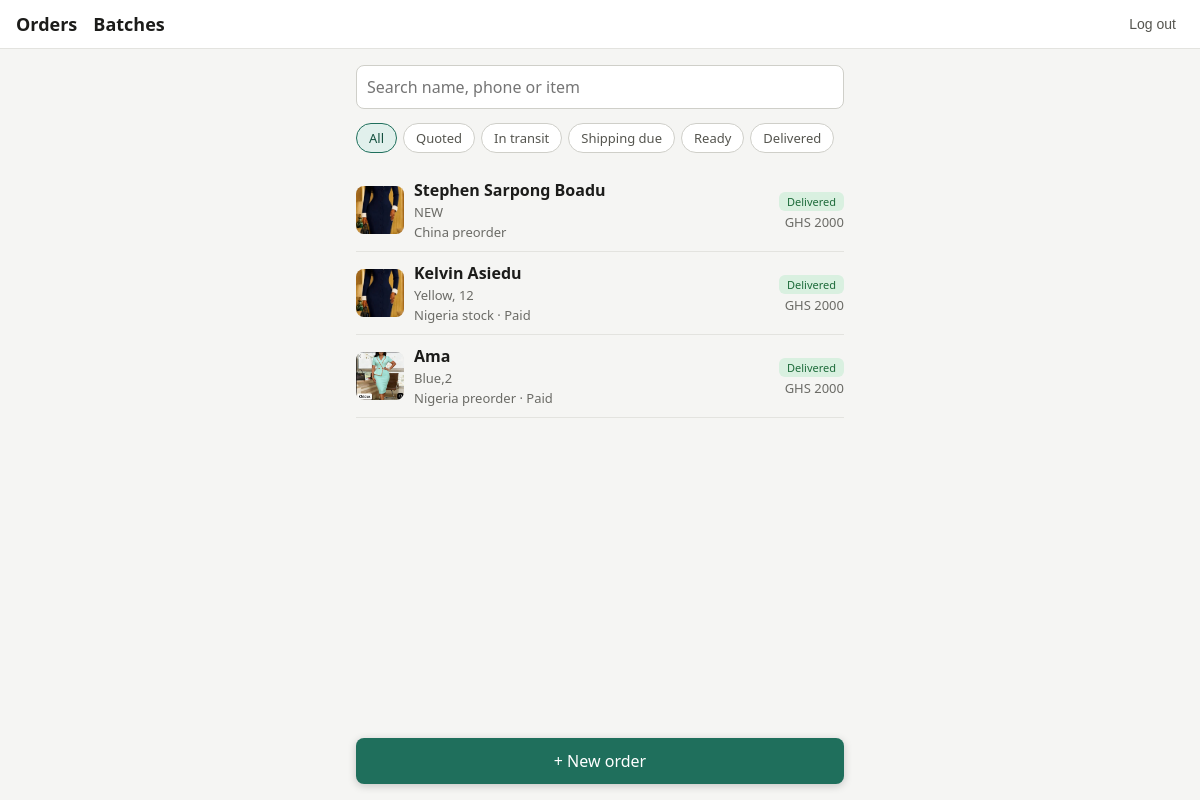
Before: / (signed in) with the older database file.
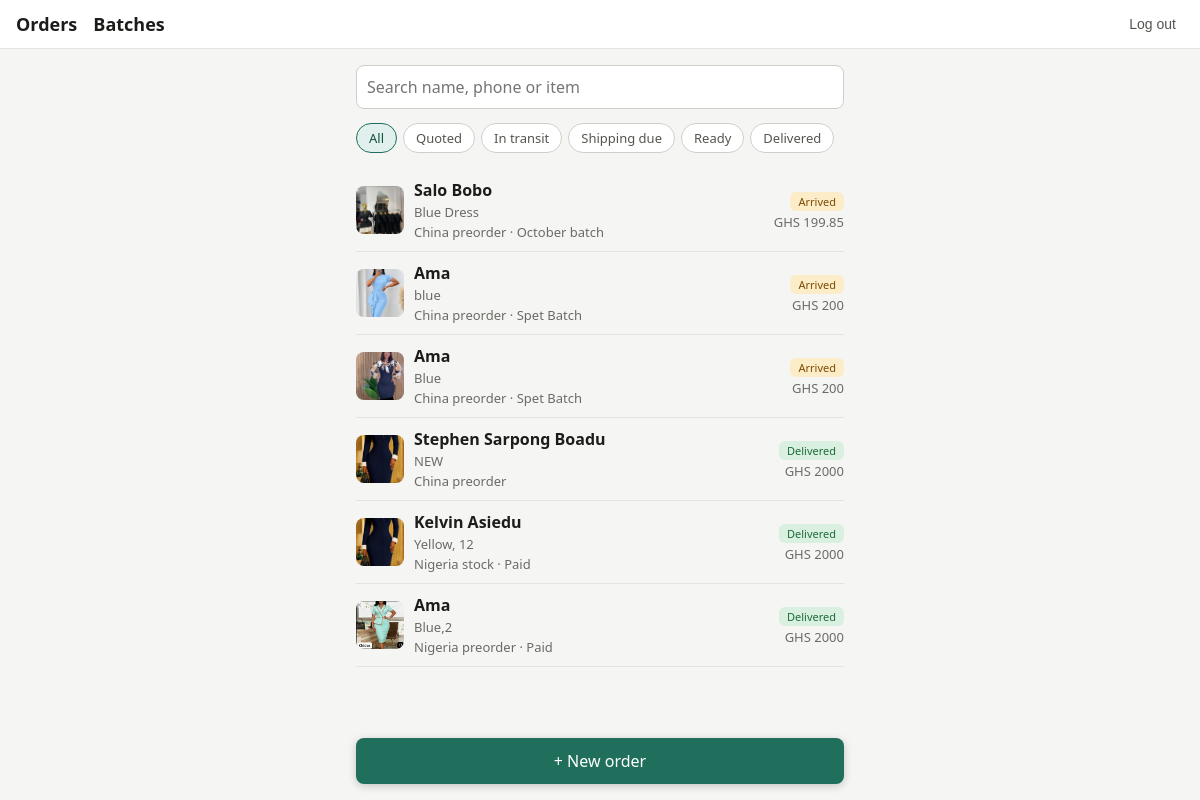
After: the same page with the newer database file.
### orders/models.py (models this page shows, shortened)
class Order(models.Model):
    class SourceType(models.TextChoices):
        CHINA_PREORDER = "china_preorder", "China preorder"
        NIGERIA_PREORDER = "nigeria_preorder", "Nigeria preorder"
        NIGERIA_STOCK = "nigeria_stock", "Nigeria stock"
    class Stage(models.TextChoices):
        REQUESTED = "requested", "Requested"
        QUOTED = "quoted", "Quoted"
        PAID = "paid", "Paid"
        PURCHASED = "purchased", "Purchased"
        IN_TRANSIT = "in_transit", "In transit"
        ARRIVED = "arrived", "Arrived"
        SHIPPING_PAID = "shipping_paid", "Shipping paid"
        DELIVERED = "delivered", "Delivered"
    customer = models.ForeignKey(
        Customer, on_delete=models.PROTECT, related_name="orders"
    )
    address = models.ForeignKey(
        Address, on_delete=models.SET_NULL, null=True, blank=True, related_name="orders"
    )
    batch = models.ForeignKey(
        Batch, on_delete=models.SET_NULL, null=True, blank=True, related_name="orders"
    )
    source_type = models.CharField(max_length=20, choices=SourceType.choices)
    item_notes = models.TextField(blank=True, help_text="Colour, variant, etc.")
    quantity = models.PositiveIntegerField(default=1)
    quoted_price = models.DecimalField(
        max_digits=12, decimal_places=2, null=True, blank=True
    )
    currency = models.CharField(
        max_length=3, choices=Currency.choices, default=Currency.GHS
    )
    cost = models.DecimalField(max_digits=12, decimal_places=2, null=True, blank=True)
    cost_currency = models.CharField(
        max_length=3, choices=Currency.choices, default=Currency.GHS
    )
    exchange_rate = models.DecimalField(
        max_digits=12,
        decimal_places=6,
        null=True,
        blank=True,
        help_text="Optional override: units of the cost currency per 1 cedi. Leave empty to use the batch's exchange rate.",
    )
    size_band = models.ForeignKey(
        SizeBand, on_delete=models.SET_NULL, null=True, blank=True
    )
    shipping_fee = models.DecimalField(
        max_digits=12, decimal_places=2, null=True, blank=True
    )
    stage = models.CharField(
        max_length=15, choices=Stage.choices, default=Stage.REQUESTED
    )
    is_cancelled = models.BooleanField(default=False)
    created_at = models.DateTimeField(auto_now_add=True)
    delivered_on = models.DateField(null=True, blank=True)
    objects = OrderQuerySet.as_manager()
    class Meta:
        ordering = ["-created_at"]
        indexes = [models.Index(fields=["stage"])]

class OrderPhoto(models.Model):
    order = models.ForeignKey(Order, on_delete=models.CASCADE, related_name="photos")
    image = models.ImageField(upload_to="orders/%Y/%m/")
    created_at = models.DateTimeField(auto_now_add=True)

class Customer(models.Model):
    name = models.CharField(max_length=120, blank=True)
    phone = models.CharField(max_length=20, unique=True)
    notes = models.TextField(blank=True)
    created_at = models.DateTimeField(auto_now_add=True)
    class Meta:
        ordering = ["name", "phone"]

class Batch(models.Model):
    class Source(models.TextChoices):
        CHINA = "china", "China"
        NIGERIA = "nigeria", "Nigeria"
    class Status(models.TextChoices):
        ORDERING = "ordering", "Ordering"
        SHIPPED = "shipped", "Shipped"
        ARRIVED = "arrived", "Arrived in Ghana"
        CLOSED = "closed", "Closed"
    source = models.CharField(max_length=10, choices=Source.choices)
    label = models.CharField(max_length=80)
    status = models.CharField(
        max_length=10, choices=Status.choices, default=Status.ORDERING
    )
    shipped_on = models.DateField(null=True, blank=True)
    arrived_on = models.DateField(null=True, blank=True)
    freight_total = models.DecimalField(
        max_digits=12,
        decimal_places=2,
        null=True,
        blank=True,
        help_text="What the shipping agent charged for this batch, in cedis.",
    )
    freight_currency = models.CharField(
        max_length=3, choices=Currency.choices, default=Currency.GHS
    )
    freight_margin_percent = models.DecimalField(
        max_digits=5,
        decimal_places=2,
        default=0,
        blank=True,
        help_text="Optional extra added on top of the agent's bill when splitting it.",
    )
    exchange_rate = models.DecimalField(
        max_digits=12,
        decimal_places=6,
        null=True,
        blank=True,
        help_text="Units of the cost currency per 1 cedi (China batches: yuan per 1 cedi, Nigeria batches: naira per 1 cedi). Used for every order in the batch.",
    )
    class Meta:
        ordering = ["-id"]
        verbose_name_plural = "batches"

### orders/views.py (the view)
# urls.py: path("", views.order_list, name="order_list"),
@login_required
def order_list(request):
    orders = (
        Order.objects.active()
        .select_related("customer", "batch")
        .prefetch_related("photos")
    )
    stage = request.GET.get("stage", "")
    if stage:
        orders = orders.filter(stage=stage)
    q = request.GET.get("q", "").strip()
    if q:
        orders = orders.filter(
            Q(customer__name__icontains=q)
            | Q(customer__phone__icontains=q)
            | Q(item_notes__icontains=q)
        )
    context = {"orders": orders[:100], "chips": STAGE_CHIPS, "stage": stage, "q": q}
    return render(request, "orders/order_list.html", context)

### orders/models.py (called while the page is built)
    def active(self):
        return self.filter(is_cancelled=False)

### orders/templates/orders/order_list.html (shortened to what this page needs)
{% extends "orders/base.html" %}
{% block content %}
<form method="get" class="field">
  <input type="search" name="q" value="{{ q }}" placeholder="Search name, phone or item">
</form>
<nav class="chips">
  {% for value, label in chips %}
    <a class="chip {% if value == stage %}on{% endif %}" href="?stage={{ value }}{% if q %}&q={{ q|urlencode }}{% endif %}">{{ label }}</a>
  {% endfor %}
</nav>
{% for order in orders %}
  <a class="order" href="{% url 'order_detail' order.pk %}" style="color:inherit;text-decoration:none">
    {% with photo=order.photos.all|first %}
      {% if photo %}
        <img class="thumb" src="{{ photo.image.url }}" alt="">
      {% else %}
        <div class="thumb"></div>
      {% endif %}
    {% endwith %}
    <div class="info">
      <strong>{{ order.customer.name|default:order.customer.phone }}</strong>
      <div class="muted">{{ order.item_notes|truncatechars:40|default:"No notes" }}</div>
      <div class="muted">{{ order.get_source_type_display }}{% if order.batch %} · {{ order.batch.label }}{% endif %}</div>
    </div>
    <div class="right">
      <span class="badge s-{{ order.stage }}">{{ order.get_stage_display }}</span>
      {% if order.quoted_price %}
        <div class="muted">{{ order.currency }} {{ order.quoted_price|floatformat:"-2" }}</div>
      {% endif %}
    </div>
  </a>
{% empty %}
  <p class="muted">No orders here yet.</p>
{% endfor %}
<a class="primary fab" href="{% url 'order_create' %}">+ New order</a>
{% endblock %}

### orders/templates/orders/base.html (shortened to what this page needs)
<!doctype html>
<html lang="en">
<head>
</head>
<body>
  <header>
        <div style="display:flex;gap:16px"><a href="{% url 'order_list' %}">Orders</a><a href="{% url 'batch_list' %}">Batches</a></div>
    {% if user.is_authenticated %}
    <form method="post" action="{% url 'logout' %}">
      <button type="submit">Log out</button>
    </form>
    {% endif %}
  </header>
  <main>
    {% block content %}{% endblock %}
  </main>
</body>
</html>

### orders/templates/orders/base.html (style rules this page uses)
* { box-sizing: border-box; }
body { margin: 0; font-family: system-ui, -apple-system, "Segoe UI", Roboto, sans-serif; background: #f5f5f3; color: #1c1c1a; }
header { display: flex; justify-content: space-between; align-items: center; padding: 12px 16px; background: #fff; border-bottom: 1px solid #e3e3df; }
header a { font-weight: 600; font-size: 18px; color: inherit; text-decoration: none; }
header form { margin: 0; }
main { max-width: 520px; margin: 0 auto; padding: 16px 16px 90px; }
.muted { color: #6b6b66; font-size: 13px; margin-top: 2px; }
input, select, textarea { width: 100%; padding: 10px; font-size: 16px; border: 1px solid #cfcfc9; border-radius: 8px; background: #fff; font-family: inherit; }
.field { margin-bottom: 14px; }
button, .primary { display: block; width: 100%; padding: 12px; font-size: 16px; border: 0; border-radius: 8px; background: #1f6f5c; color: #fff; text-align: center; text-decoration: none; cursor: pointer; }
header button { background: none; color: #55554f; font-size: 14px; padding: 4px 8px; width: auto; }
.chips { display: flex; gap: 6px; overflow-x: auto; padding-bottom: 8px; margin-bottom: 8px; }
.chip { white-space: nowrap; padding: 5px 12px; border: 1px solid #cfcfc9; border-radius: 999px; font-size: 13px; color: #55554f; text-decoration: none; background: #fff; }
.chip.on { background: #e1f0ec; border-color: #1f6f5c; color: #14503f; }
.order { display: flex; gap: 10px; align-items: center; padding: 10px 0; border-bottom: 1px solid #e3e3df; }
.thumb { width: 48px; height: 48px; border-radius: 8px; background: #e8e8e4; object-fit: cover; flex: none; }
.info { flex: 1; min-width: 0; }
.right { text-align: right; flex: none; }
.badge { font-size: 11px; padding: 2px 8px; border-radius: 6px; background: #e8e8e4; color: #55554f; white-space: nowrap; }
.s-arrived { background: #fdecc8; color: #7a4b00; }
.s-shipping_paid, .s-delivered { background: #d9f0e0; color: #1d6b3a; }
.fab { position: fixed; left: 16px; right: 16px; bottom: 16px; max-width: 488px; margin: 0 auto; box-shadow: 0 2px 8px rgba(0,0,0,.2); }

Changed rows visible on the page:
added Order: photos.image (picture), customer.name "Salo Bobo", item_notes "Blue Dress", source_type "China preorder", batch.label "October batch", stage "Arrived", currency "GHS", quoted_price "199.85"
added Order: photos.image (picture), customer.name "Ama", item_notes "blue", source_type "China preorder", batch.label "Spet Batch", stage "Arrived", currency "GHS", quoted_price "200"
added Order: photos.image (picture), customer.name "Ama", item_notes "Blue", source_type "China preorder", batch.label "Spet Batch", stage "Arrived", currency "GHS", quoted_price "200"
